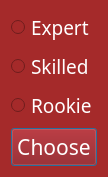
<?xml version="1.0" encoding="UTF-8"?>
<ui version="4.0">
 <class>Complexity</class>
 <widget class="QDialog" name="Complexity">
  <property name="geometry">
   <rect>
    <x>0</x>
    <y>0</y>
    <width>161</width>
    <height>197</height>
   </rect>
  </property>
  <property name="windowTitle">
   <string>Complexity</string>
  </property>
  <property name="styleSheet">
   <string notr="true">background: brown;
color: white;</string>
  </property>
  <property name="modal">
   <bool>false</bool>
  </property>
  <layout class="QVBoxLayout" name="verticalLayout">
   <property name="sizeConstraint">
    <enum>QLayout::SetFixedSize</enum>
   </property>
   <item>
    <widget class="QRadioButton" name="radioButton">
     <property name="font">
      <font>
       <family>Ravie</family>
       <pointsize>14</pointsize>
      </font>
     </property>
     <property name="text">
      <string>Expert</string>
     </property>
    </widget>
   </item>
   <item>
    <widget class="QRadioButton" name="radioButton_2">
     <property name="font">
      <font>
       <family>Ravie</family>
       <pointsize>14</pointsize>
      </font>
     </property>
     <property name="text">
      <string>Skilled</string>
     </property>
    </widget>
   </item>
   <item>
    <widget class="QRadioButton" name="radioButton_3">
     <property name="font">
      <font>
       <family>Ravie</family>
       <pointsize>14</pointsize>
      </font>
     </property>
     <property name="text">
      <string>Rookie</string>
     </property>
    </widget>
   </item>
   <item>
    <widget class="QPushButton" name="Btn">
     <property name="font">
      <font>
       <family>Rockwell Condensed</family>
       <pointsize>16</pointsize>
      </font>
     </property>
     <property name="styleSheet">
      <string notr="true">background: darkred;</string>
     </property>
     <property name="text">
      <string>Choose</string>
     </property>
    </widget>
   </item>
  </layout>
 </widget>
 <resources/>
 <connections/>
</ui>
